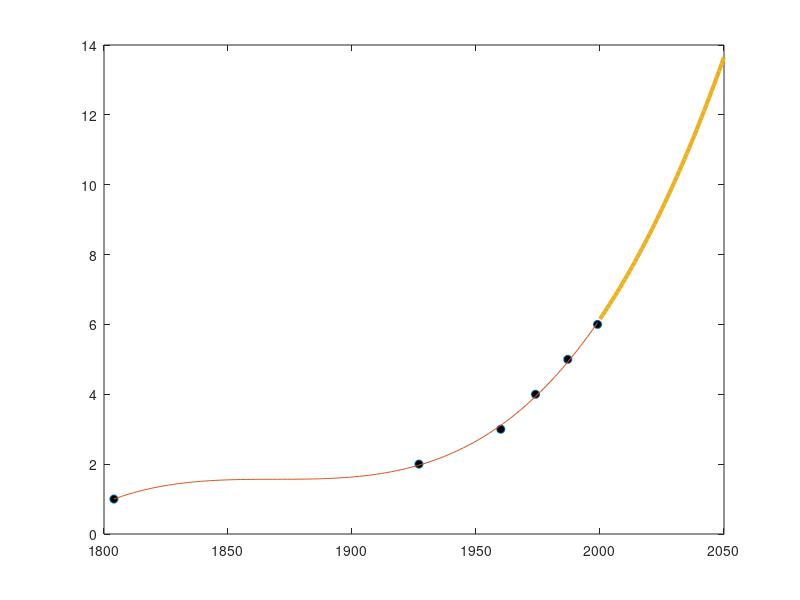

Write MATLAB code to recreate this figure.
t = [1804, 1927, 1960, 1974, 1987, 1999]';
p = [1, 2, 3, 4, 5, 6]';
d = 3
P = polyfit(t, p, d);

tt = [1804:1999]';
pp = polyval(P, tt);
plot(t, p, 'o', 'MarkerFaceColor', 'k');
hold on
plot(tt, pp)

tt = [2000:2050]';
pp = polyval(P, tt);
plot(tt, pp, 'LineWidth', 3);